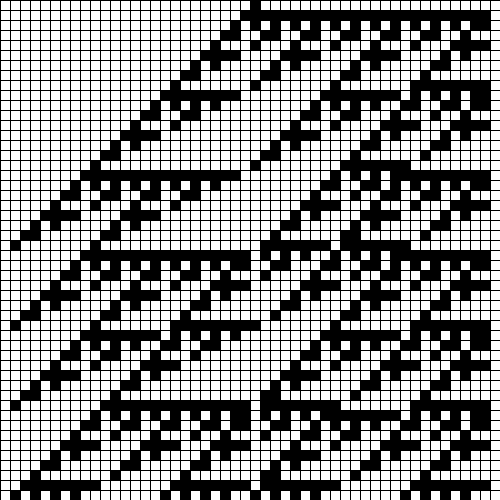
Frame 1 (no input)
Frame 60 (the mouse pressed at the canvas centre just before this capture): identical to frame 1, image omitted
Frame 120 (the mouse held since frame 60 and released just before this capture): identical to frame 1, image omitted

The Processing sketch that drew this single still picture (run headless with seeded random() and noise(); from frame 60 on, the mouse is pressed at the canvas centre):

// Processing sketch: elementaryCA
// ── elementaryCA.pde
// Henry Wrede Black
// elementary 1D cellular automation

boolean[] cells;
boolean[] ruleset = { false, true, false, true, true, false, true, false };

void setup() {
  size(500, 500);
  cells = new boolean[width/10];
}
void draw() {
  background(255);
  // set all cells to false except for the middle cell
  for (int i = 0; i < cells.length; i++) {
    cells[i] = false;
    cells[cells.length/2] = true;
  }
  // draw cells down screen
  for (int y = 0; y < height; y += 10) {
    for (int i = 0, x = 0; i < cells.length; i++, x += 10) { // draw one row
      { // draw current generation
        stroke(0);
        if (cells[i]) { // if cells is true, make indexed square black
          fill(0);
        } else {
          fill(255);
        }
        rect(x, y, 10, 10);
      }
      {
        // compute next generation
        boolean[] newcells = new boolean[cells.length];

        if ( i == 0 || i == cells.length-1) {
          cells[i] = false;
        } else {
          boolean left = cells[i-1];
          boolean middle = cells[i];
          boolean right = cells[i+1];
          boolean newstate;
          if ( left && middle && right ) {
            newstate = ruleset[0];
          } else if ( left && middle && !right ) {
            newstate = ruleset[1];
          } else if ( left && !middle && right ) {
            newstate = ruleset[2];
          } else if ( left && !middle && !right ) {
            newstate = ruleset[3];
          } else if ( !left && middle && right ) {
            newstate = ruleset[4];
          } else if ( !left && middle && !right ) {
            newstate = ruleset[5];
          } else if ( !left && !middle && right ) {
            newstate = ruleset[6];
          } else { // !left && !middle && !right
            newstate = ruleset[7];
          }
          newcells[i] = newstate;
        }
        cells[i] = newcells[i];
      }
    }
  }
}
